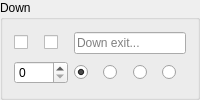
       <widget class="QGroupBox" name="groupBox_down">
        <property name="sizePolicy">
         <sizepolicy hsizetype="Preferred" vsizetype="Preferred">
          <horstretch>0</horstretch>
          <verstretch>0</verstretch>
         </sizepolicy>
        </property>
        <property name="title">
         <string>Down</string>
        </property>
        <layout class="QGridLayout" name="gridLayout_down">
         <item row="0" column="0">
          <widget class="QCheckBox" name="noroute_down">
           <property name="cursor">
            <cursorShape>PointingHandCursor</cursorShape>
           </property>
           <property name="focusPolicy">
            <enum>Qt::NoFocus</enum>
           </property>
           <property name="toolTip">
            <string>&lt;p&gt;Prevent a route being created via this exit, equivalent to an infinite exit weight.&lt;/p&gt;</string>
           </property>
           <property name="text">
            <string/>
           </property>
           <property name="checkable">
            <bool>true</bool>
           </property>
          </widget>
         </item>
         <item row="0" column="1">
          <widget class="QCheckBox" name="stub_down">
           <property name="cursor">
            <cursorShape>PointingHandCursor</cursorShape>
           </property>
           <property name="toolTip">
            <string>&lt;p&gt;Create an exit in this direction with unknown destination, mutually exclusive with an actual exit roomID.&lt;/p&gt;</string>
           </property>
           <property name="text">
            <string/>
           </property>
          </widget>
         </item>
         <item row="0" column="2" colspan="4">
          <widget class="QLineEdit" name="down">
           <property name="placeholderText">
            <string>Down exit...</string>
           </property>
          </widget>
         </item>
         <item row="1" column="0" colspan="2">
          <widget class="QSpinBox" name="weight_down">
           <property name="cursor">
            <cursorShape>SizeVerCursor</cursorShape>
           </property>
           <property name="toolTip">
            <string>&lt;p&gt;Set to a positive value to override the default (Room) Weight for using this Exit route, zero value assigns the default.&lt;/p&gt;</string>
           </property>
           <property name="maximum">
            <number>9999</number>
           </property>
          </widget>
         </item>
         <item row="1" column="2">
          <widget class="QRadioButton" name="doortype_none_down">
           <property name="cursor">
            <cursorShape>PointingHandCursor</cursorShape>
           </property>
           <property name="toolTip">
            <string>&lt;p&gt;No door symbol is drawn on 2D Map for this exit.&lt;/p&gt;</string>
           </property>
           <property name="text">
            <string/>
           </property>
           <property name="checked">
            <bool>true</bool>
           </property>
           <attribute name="buttonGroup">
            <string notr="true">doortype_down</string>
           </attribute>
          </widget>
         </item>
         <item row="1" column="3">
          <widget class="QRadioButton" name="doortype_open_down">
           <property name="cursor">
            <cursorShape>PointingHandCursor</cursorShape>
           </property>
           <property name="toolTip">
            <string>&lt;p&gt;A symbol is drawn with a green (Open) fill color on 2D Map, can be set on either a stub or a real exit.&lt;/p&gt;</string>
           </property>
           <property name="text">
            <string/>
           </property>
           <attribute name="buttonGroup">
            <string notr="true">doortype_down</string>
           </attribute>
          </widget>
         </item>
         <item row="1" column="4">
          <widget class="QRadioButton" name="doortype_closed_down">
           <property name="cursor">
            <cursorShape>PointingHandCursor</cursorShape>
           </property>
           <property name="toolTip">
            <string>&lt;p&gt;A symbol is drawn with an orange (Closed) fill color on 2D Map, can be set on either a stub or a real exit.&lt;/p&gt;</string>
           </property>
           <property name="text">
            <string/>
           </property>
           <attribute name="buttonGroup">
            <string notr="true">doortype_down</string>
           </attribute>
          </widget>
         </item>
         <item row="1" column="5">
          <widget class="QRadioButton" name="doortype_locked_down">
           <property name="cursor">
            <cursorShape>PointingHandCursor</cursorShape>
           </property>
           <property name="toolTip">
            <string>&lt;p&gt;A symbol is drawn with a red (Locked) fill color on 2D Map, can be set on either a stub or a real exit.&lt;/p&gt;</string>
           </property>
           <property name="text">
            <string/>
           </property>
           <attribute name="buttonGroup">
            <string notr="true">doortype_down</string>
           </attribute>
          </widget>
         </item>
        </layout>
       </widget>
